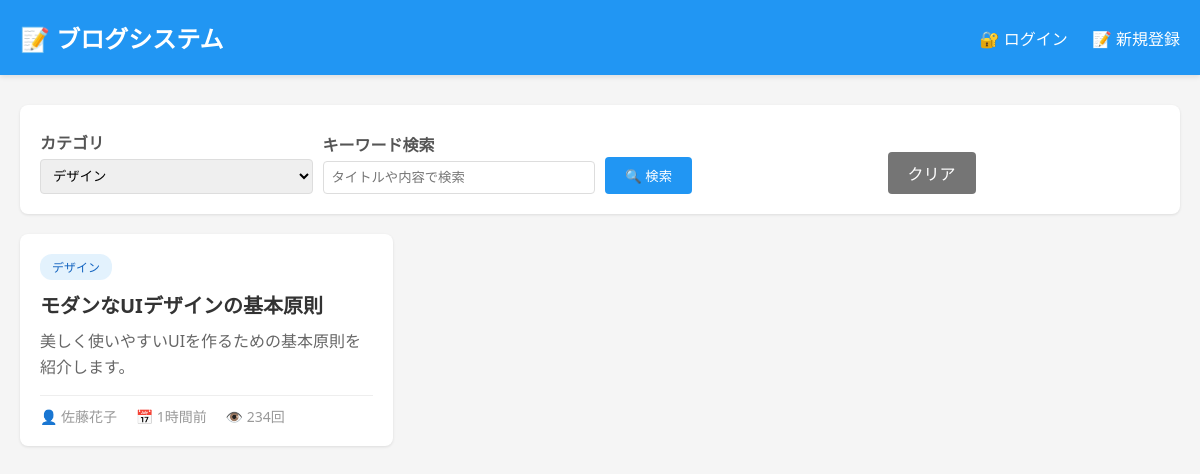
/index.php?category_id=2, run on the app's committed database.
### tables this page shows
CREATE TABLE IF NOT EXISTS posts (
    id INT AUTO_INCREMENT PRIMARY KEY,
    user_id INT NOT NULL,
    category_id INT,
    title VARCHAR(255) NOT NULL,
    content TEXT NOT NULL,
    excerpt VARCHAR(500),
    status ENUM('draft', 'published') DEFAULT 'draft',
    view_count INT DEFAULT 0,
    created_at DATETIME DEFAULT CURRENT_TIMESTAMP,
    updated_at DATETIME DEFAULT CURRENT_TIMESTAMP ON UPDATE CURRENT_TIMESTAMP,
    published_at DATETIME,
    FOREIGN KEY (user_id) REFERENCES users(id) ON DELETE CASCADE,
    FOREIGN KEY (category_id) REFERENCES categories(id) ON DELETE SET NULL,
    INDEX idx_user_id (user_id),
    INDEX idx_category_id (category_id),
    INDEX idx_status (status),
    INDEX idx_created_at (created_at),
    INDEX idx_published_at (published_at)
);

CREATE TABLE IF NOT EXISTS categories (
    id INT AUTO_INCREMENT PRIMARY KEY,
    name VARCHAR(100) NOT NULL,
    slug VARCHAR(100) NOT NULL UNIQUE,
    description TEXT,
    created_at DATETIME DEFAULT CURRENT_TIMESTAMP,
    updated_at DATETIME DEFAULT CURRENT_TIMESTAMP ON UPDATE CURRENT_TIMESTAMP,
    INDEX idx_slug (slug)
);

CREATE TABLE IF NOT EXISTS users (
    id INT AUTO_INCREMENT PRIMARY KEY,
    name VARCHAR(100) NOT NULL,
    email VARCHAR(255) NOT NULL UNIQUE,
    password_hash VARCHAR(255) NOT NULL,
    created_at DATETIME DEFAULT CURRENT_TIMESTAMP,
    updated_at DATETIME DEFAULT CURRENT_TIMESTAMP ON UPDATE CURRENT_TIMESTAMP,
    INDEX idx_email (email),
    INDEX idx_created_at (created_at)
);

### auth_functions.php (called while the page is built, shortened)
<?php
function isLoggedIn() {
    return isset($_SESSION['user_id']);
}

### functions.php (called while the page is built, shortened)
<?php
require_once 'auth_functions.php';
function h($str) {
    return htmlspecialchars($str, ENT_QUOTES, 'UTF-8');
}
function getAllCategories() {
    $pdo = getDB();
    try {
        $sql = "SELECT * FROM categories ORDER BY name ASC";
        $stmt = $pdo->query($sql);
        return $stmt->fetchAll();
    } catch (PDOException $e) {
        error_log('Get categories error: ' . $e->getMessage());
        return [];
    }
}
function getPosts($filters = [], $page = 1, $per_page = POSTS_PER_PAGE) {
    $pdo = getDB();
    $where_conditions = [];
    $bind_params = [];
    if (!isLoggedIn()) {
        $where_conditions[] = 'p.status = :status';
        $bind_params[':status'] = 'published';
    } elseif (isset($filters['status']) && validateStatus($filters['status'])) {
        $where_conditions[] = 'p.status = :status';
        $bind_params[':status'] = $filters['status'];
    }
    if (isset($filters['category_id']) && $filters['category_id'] > 0) {
        $where_conditions[] = 'p.category_id = :category_id';
        $bind_params[':category_id'] = (int)$filters['category_id'];
    }
    $where_clause = !empty($where_conditions) ? 'WHERE ' . implode(' AND ', $where_conditions) : '';
    try {
        $count_sql = "SELECT COUNT(*) FROM posts p $where_clause";
        $count_stmt = $pdo->prepare($count_sql);
        foreach ($bind_params as $key => $value) {
            $count_stmt->bindValue($key, $value);
        }
        $count_stmt->execute();
        $total = $count_stmt->fetchColumn();
        $total_pages = ceil($total / $per_page);
        $page = max(1, min($page, $total_pages ?: 1));
        $offset = ($page - 1) * $per_page;
        $sql = "SELECT
                    p.*,
                    u.name AS author_name,
                    c.name AS category_name,
                    c.slug AS category_slug
                FROM posts p
                LEFT JOIN users u ON p.user_id = u.id
                LEFT JOIN categories c ON p.category_id = c.id
                $where_clause
                ORDER BY p.created_at DESC
                LIMIT :limit OFFSET :offset";
        $stmt = $pdo->prepare($sql);
        foreach ($bind_params as $key => $value) {
            $stmt->bindValue($key, $value);
        }
        $stmt->bindValue(':limit', $per_page, PDO::PARAM_INT);
        $stmt->bindValue(':offset', $offset, PDO::PARAM_INT);
        $stmt->execute();
        return [
            'posts' => $stmt->fetchAll(),
            'total' => $total,
            'pages' => $total_pages,
            'current_page' => $page
        ];
    } catch (PDOException $e) {
        error_log('Get posts error: ' . $e->getMessage());
        return ['posts' => [], 'total' => 0, 'pages' => 0, 'current_page' => 1];
    }
}
function timeAgo($datetime) {
    $timestamp = strtotime($datetime);
    $diff = time() - $timestamp;
    if ($diff < 60) {
        return '1分以内';
    } elseif ($diff < 3600) {
        return floor($diff / 60) . '分前';
    } elseif ($diff < 86400) {
        return floor($diff / 3600) . '時間前';
    } elseif ($diff < 604800) {
        return floor($diff / 86400) . '日前';
    } else {
        return date('Y年m月d日', $timestamp);
    }
}

### index.php (the view, shortened to what this page needs)
<?php
require_once 'functions.php';
$filters = [];
if (isset($_GET['category_id']) && $_GET['category_id'] > 0) {
    $filters['category_id'] = (int)$_GET['category_id'];
}
$page = isset($_GET['page']) ? max(1, (int)$_GET['page']) : 1;
$result = getPosts($filters, $page);
$posts = $result['posts'];
$categories = getAllCategories();
?>
<!DOCTYPE html>
<html lang="ja">
<head>
</head>
<body>
    <div class="header">
        <div class="header-content">
            <h1>📝 ブログシステム</h1>
            <div class="header-nav">
                <?php if (isLoggedIn()): ?>
                    <span>👤 <?php echo h($_SESSION['user_name']); ?>さん</span>
                    <a href="add.php">✏️ 記事を書く</a>
                    <a href="?my_posts=1">📄 自分の記事</a>
                    <a href="logout.php">🚪 ログアウト</a>
                <?php else: ?>
                    <a href="login.php">🔐 ログイン</a>
                    <a href="register.php">📝 新規登録</a>
                <?php endif; ?>
            </div>
        </div>
    </div>
    <div class="container">
        <div class="filters">
            <form method="GET" action="">
                <div class="filter-group">
                    <label for="category_id">カテゴリ</label>
                    <select name="category_id" id="category_id">
                        <?php foreach ($categories as $category): ?>
                            <option value="<?php echo h($category['id']); ?>"
                                <?php echo (isset($filters['category_id']) && $filters['category_id'] == $category['id']) ? 'selected' : ''; ?>>
                                <?php echo h($category['name']); ?>
                            </option>
                        <?php endforeach; ?>
                    </select>
                </div>
                <div class="filter-group">
                    <label for="keyword">キーワード検索</label>
                    <input type="text" name="keyword" id="keyword" value="<?php echo h($filters['keyword'] ?? ''); ?>" placeholder="タイトルや内容で検索">
                </div>
                <div class="filter-group">
                    <label>&nbsp;</label>
                    <button type="submit">🔍 検索</button>
                </div>
                <div class="filter-group">
                    <label>&nbsp;</label>
                    <a href="index.php">クリア</a>
                </div>
            </form>
        </div>
        <?php if (empty($posts)): ?>
            <div class="no-posts">
                <h2>📭 記事が見つかりませんでした</h2>
                <p>検索条件を変更してお試しください。</p>
            </div>
        <?php else: ?>
            <div class="posts-grid">
                <?php foreach ($posts as $post): ?>
                    <div class="post-card">
                        <?php if ($post['category_name']): ?>
                            <div class="post-category"><?php echo h($post['category_name']); ?></div>
                        <?php endif; ?>
                        <h2 class="post-title">
                            <a href="view.php?id=<?php echo h($post['id']); ?>">
                                <?php echo h($post['title']); ?>
                            </a>
                        </h2>
                        <div class="post-excerpt">
                            <?php echo h($post['excerpt'] ?: generateExcerpt($post['content'])); ?>
                        </div>
                        <div class="post-meta">
                            <span>👤 <?php echo h($post['author_name']); ?></span>
                            <span>📅 <?php echo h(timeAgo($post['created_at'])); ?></span>
                            <span>👁️ <?php echo h($post['view_count']); ?>回</span>
                        </div>
                    </div>
                <?php endforeach; ?>
            </div>
        <?php endif; ?>
    </div>
</body>
</html>

### index.php (style rules this page uses)
* { margin: 0; padding: 0; box-sizing: border-box; }
body { font-family: 'Segoe UI', Tahoma, Geneva, Verdana, sans-serif; background-color: #f5f5f5; }
.header { background-color: #2196F3; color: white; padding: 20px 0; box-shadow: 0 2px 5px rgba(0,0,0,0.1); }
.header-content { max-width: 1200px; margin: 0 auto; padding: 0 20px; display: flex; justify-content: space-between; align-items: center; }
.header h1 { font-size: 24px; }
.header-nav a { color: white; text-decoration: none; margin-left: 20px; }
.container { max-width: 1200px; margin: 30px auto; padding: 0 20px; }
.filters { background: white; padding: 20px; border-radius: 8px; margin-bottom: 20px; box-shadow: 0 1px 3px rgba(0,0,0,0.1); }
.filters form { display: flex; gap: 10px; flex-wrap: wrap; align-items: end; }
.filter-group { flex: 1; min-width: 200px; }
.filter-group label { display: block; margin-bottom: 5px; font-weight: bold; color: #555; }
.filter-group select, .filter-group input[type="text"] { width: 100%; padding: 8px; border: 1px solid #ddd; border-radius: 4px; }
.filter-group button { padding: 9px 20px; background-color: #2196F3; color: white; border: none; border-radius: 4px; cursor: pointer; }
.filter-group a { padding: 9px 20px; background-color: #757575; color: white; text-decoration: none; border-radius: 4px; display: inline-block; }
.posts-grid { display: grid; grid-template-columns: repeat(auto-fill, minmax(350px, 1fr)); gap: 20px; margin-bottom: 30px; }
.post-card { background: white; border-radius: 8px; padding: 20px; box-shadow: 0 1px 3px rgba(0,0,0,0.1); transition: transform 0.2s; }
.post-category { display: inline-block; background-color: #e3f2fd; color: #1565C0; padding: 4px 12px; border-radius: 12px; font-size: 12px; margin-bottom: 10px; }
.post-title { font-size: 20px; margin-bottom: 10px; color: #333; }
.post-title a { color: #333; text-decoration: none; }
.post-excerpt { color: #666; line-height: 1.6; margin-bottom: 15px; }
.post-meta { color: #999; font-size: 14px; border-top: 1px solid #eee; padding-top: 10px; }
.post-meta span { margin-right: 15px; }

### data on the page
posts: category.name "デザイン", title "モダンなUIデザインの基本原則", excerpt "美しく使いやすいUIを作るための基本原則を紹介します。", user.name "佐藤花子", created_at "1時間前", view_count "234"

### other printed values
form field category_id "デザイン"
